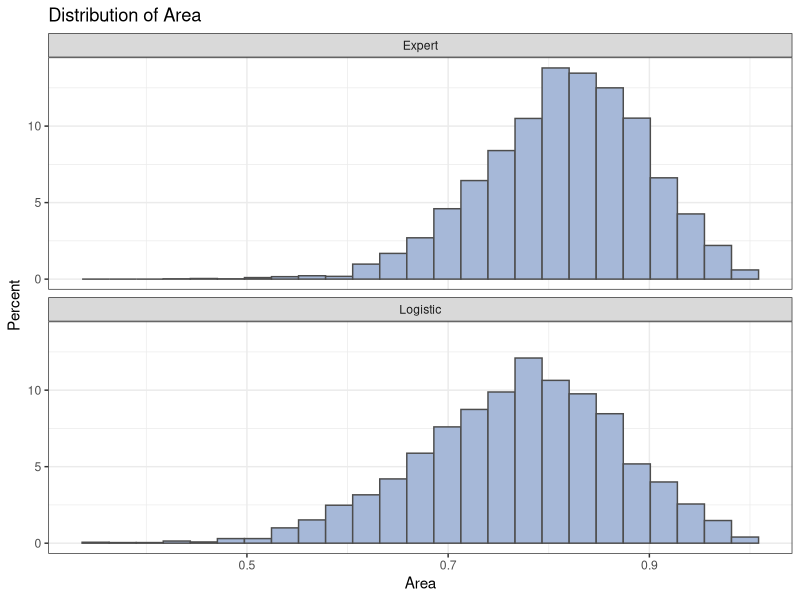
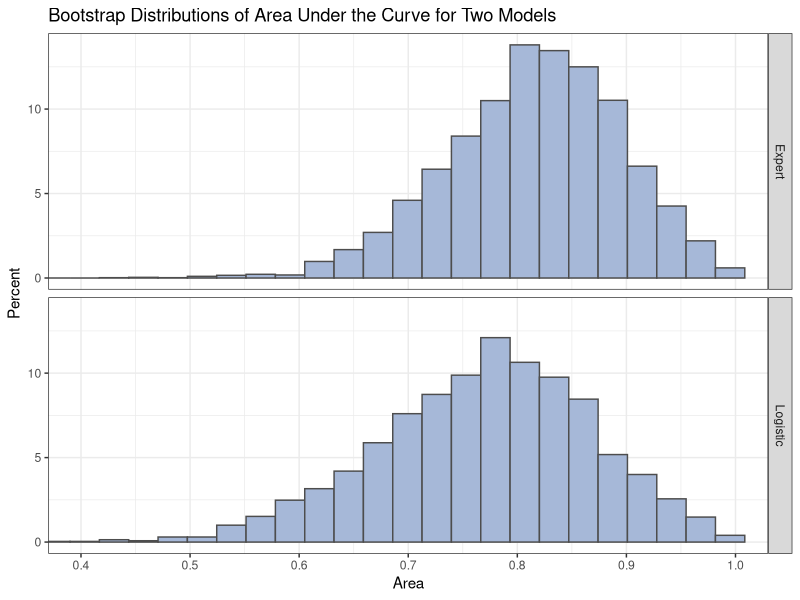

R code for these plots, in order:
## P097 - Bootstrap ROC (translation of P097_BootstrapROC.sas)
suppressPackageStartupMessages({
  library(dplyr)
  library(ggplot2)
})

out <- Sys.getenv("OUT_DIR")
if (out == "") out <- "."
dir.create(out, showWarnings = FALSE, recursive = TRUE)

## SAS-style rounding (half away from zero)
round_half_up <- function(x, d = 0) {
  m <- 10^d
  sign(x) * floor(abs(x) * m + 0.5 + 1e-9) / m
}
fmt <- function(x, w, d) formatC(round_half_up(x, d), width = w, format = "f", digits = d)
fmtp <- function(p, w = 8) ifelse(p < 0.0001, formatC("<.0001", width = w), fmt(p, w, 4))

## SAS percentile definition 5 (default) == R quantile type 2
pctl5 <- function(x, p) as.numeric(quantile(x, p, type = 2, names = FALSE))

txt <- character(0)
addtxt <- function(...) txt <<- c(txt, ...)

## ------------------------------------------------------------------
## data roc
## ------------------------------------------------------------------
vals <- c(
3.0,5.8,10,0, 3.2,6.3,5,1, 3.9,6.8,3,1, 2.8,4.8,6,0,
3.2,5.8,3,1, 0.9,4.0,5,0, 2.5,5.7,8,0, 1.6,5.6,5,1,
3.8,5.7,5,1, 3.7,6.7,6,1, 3.2,5.4,4,1, 3.8,6.6,6,1,
4.1,6.6,5,1, 3.6,5.7,5,1, 4.3,7.0,4,1, 3.6,6.7,4,0,
2.3,4.4,6,1, 4.2,7.6,4,0, 4.0,6.6,6,0, 3.5,5.8,6,1,
3.8,6.8,7,1, 3.0,4.7,8,0, 4.5,7.4,5,1, 3.7,7.4,5,1,
3.1,6.6,6,1, 4.1,8.2,6,1, 4.3,7.0,5,1, 4.3,6.5,4,1,
3.2,5.1,5,1, 2.6,4.7,6,1, 3.3,6.8,6,0, 1.7,4.0,7,0,
3.7,6.1,5,1, 3.3,6.3,7,1, 4.2,7.7,6,1, 3.5,6.2,5,1,
2.9,5.7,9,0, 2.1,4.8,7,1, 2.8,6.2,8,0, 4.0,7.0,7,1,
3.3,5.7,6,1, 3.7,6.9,5,1, 3.6,6.6,5,1)
m <- matrix(vals, ncol = 4, byrow = TRUE)
roc <- data.frame(alb = m[,1], tp = m[,2], totscore = 10 - m[,3], popind = m[,4])

## ------------------------------------------------------------------
## proc logistic: model popind(event='0') = alb tp totscore
## ------------------------------------------------------------------
roc$ev <- as.integer(roc$popind == 0)
fit <- glm(ev ~ alb + tp + totscore, data = roc, family = binomial(),
           control = glm.control(epsilon = 1e-12, maxit = 100))
fit0 <- glm(ev ~ 1, data = roc, family = binomial())
LogiOut <- roc[, c("alb","tp","totscore","popind")]
LogiOut$LogiPred <- as.numeric(fitted(fit))
nobs <- nrow(roc)
n_ev <- sum(roc$ev); n_nev <- nobs - n_ev

addtxt("The LOGISTIC Procedure", "Model Information",
       "Data Set WORK.ROC", "Response Variable popind",
       "Number of Response Levels 2", "Model binary logit",
       "Optimization Technique Fisher's scoring", "",
       sprintf("Number of Observations Read %d", nobs),
       sprintf("Number of Observations Used %d", nobs), "",
       "Response Profile",
       "Ordered Value  popind  Total Frequency",
       sprintf("1  0  %d", n_ev), sprintf("2  1  %d", n_nev), "",
       "Probability modeled is popind=0.", "",
       "Model Convergence Status",
       "Convergence criterion (GCONV=1E-8) satisfied.", "")

## Model fit statistics
ll0 <- as.numeric(logLik(fit0)); ll1 <- as.numeric(logLik(fit))
k0 <- 1; k1 <- 4
m2ll0 <- -2*ll0; m2ll1 <- -2*ll1
fitstat <- data.frame(Criterion = c("AIC","SC","-2 Log L"),
                      InterceptOnly = c(m2ll0 + 2*k0, m2ll0 + k0*log(nobs), m2ll0),
                      InterceptAndCovariates = c(m2ll1 + 2*k1, m2ll1 + k1*log(nobs), m2ll1))
addtxt("Model Fit Statistics",
       sprintf("%-10s %12s %14s", "Criterion", "Intercept Only", "Intercept and Covariates"))
for (i in 1:3)
  addtxt(sprintf("%-10s %12s %14s", fitstat$Criterion[i],
                 fmt(fitstat$InterceptOnly[i],12,3), fmt(fitstat$InterceptAndCovariates[i],14,3)))
addtxt("")
write.csv(fitstat, file.path(out, "fitstatistics.csv"), row.names = FALSE, na = "")

## Global null tests
X <- model.matrix(fit)
y <- roc$ev
p0 <- mean(y)
U <- t(X) %*% (y - p0)
I0 <- p0*(1-p0) * t(X) %*% X
score <- as.numeric(t(U) %*% solve(I0) %*% U)
lr <- m2ll0 - m2ll1
b <- coef(fit)[-1]; V <- vcov(fit)[-1,-1]
wald <- as.numeric(t(b) %*% solve(V) %*% b)
gn <- data.frame(Test = c("Likelihood Ratio","Score","Wald"),
                 ChiSq = c(lr, score, wald), DF = 3,
                 ProbChiSq = pchisq(c(lr, score, wald), 3, lower.tail = FALSE))
addtxt("Testing Global Null Hypothesis: BETA=0",
       sprintf("%-18s %10s %4s %10s", "Test","Chi-Square","DF","Pr > ChiSq"))
for (i in 1:3)
  addtxt(sprintf("%-18s %10s %4d %10s", gn$Test[i], fmt(gn$ChiSq[i],10,4), 3L, fmtp(gn$ProbChiSq[i],10)))
addtxt("")
write.csv(gn, file.path(out, "globaltests.csv"), row.names = FALSE, na = "")

cf <- summary(fit)$coefficients
pe <- data.frame(Parameter = c("Intercept","alb","tp","totscore"),
                 DF = 1, Estimate = cf[,1], StdErr = cf[,2],
                 WaldChiSq = (cf[,1]/cf[,2])^2,
                 ProbChiSq = pchisq((cf[,1]/cf[,2])^2, 1, lower.tail = FALSE))
addtxt("Analysis of Maximum Likelihood Estimates",
       sprintf("%-10s %3s %10s %10s %10s %8s", "Parameter","DF","Estimate","StdErr","WaldChiSq","Pr>ChiSq"))
for (i in seq_len(nrow(pe)))
  addtxt(sprintf("%-10s %3d %10s %10s %10s %8s", pe$Parameter[i], 1L,
                 fmt(pe$Estimate[i],10,4), fmt(pe$StdErr[i],10,4),
                 fmt(pe$WaldChiSq[i],10,4), fmtp(pe$ProbChiSq[i],8)))
addtxt("")
write.csv(pe, file.path(out, "parameterestimates.csv"), row.names = FALSE, na = "")

## Odds ratios
zq <- qnorm(0.975)
orr <- data.frame(Effect = pe$Parameter[-1], OddsRatio = exp(pe$Estimate[-1]),
                  LowerCL = exp(pe$Estimate[-1] - zq*pe$StdErr[-1]),
                  UpperCL = exp(pe$Estimate[-1] + zq*pe$StdErr[-1]))
addtxt("Odds Ratio Estimates",
       sprintf("%-10s %10s %10s %10s", "Effect","Point Est","95% Lower","95% Upper"))
for (i in 1:3)
  addtxt(sprintf("%-10s %10s %10s %10s", orr$Effect[i], fmt(orr$OddsRatio[i],10,3),
                 fmt(orr$LowerCL[i],10,3), fmt(orr$UpperCL[i],10,3)))
addtxt("")
write.csv(orr, file.path(out, "oddsratios.csv"), row.names = FALSE, na = "")

## Association of predicted probabilities and observed responses (binned to 0.002)
pb <- round_half_up(LogiOut$LogiPred / 0.002) * 0.002
pe1 <- pb[y == 1]; pn1 <- pb[y == 0]
cmp <- outer(pe1, pn1, "-")
nc <- sum(cmp > 1e-12); nd <- sum(cmp < -1e-12); nt <- length(cmp) - nc - nd
npairs <- length(cmp)
assoc <- data.frame(PctConcordant = 100*nc/npairs, PctDiscordant = 100*nd/npairs,
                    PctTied = 100*nt/npairs, Pairs = npairs,
                    SomersD = (nc-nd)/npairs, Gamma = (nc-nd)/(nc+nd),
                    TauA = (nc-nd)/(0.5*nobs*(nobs-1)), c = (nc + 0.5*nt)/npairs)
addtxt("Association of Predicted Probabilities and Observed Responses",
       sprintf("Percent Concordant %6s   Somers' D %6s", fmt(assoc$PctConcordant,6,1), fmt(assoc$SomersD,6,3)),
       sprintf("Percent Discordant %6s   Gamma     %6s", fmt(assoc$PctDiscordant,6,1), fmt(assoc$Gamma,6,3)),
       sprintf("Percent Tied       %6s   Tau-a     %6s", fmt(assoc$PctTied,6,1), fmt(assoc$TauA,6,3)),
       sprintf("Pairs              %6d   c         %6s", npairs, fmt(assoc$c,6,3)), "")
write.csv(assoc, file.path(out, "association.csv"), row.names = FALSE, na = "")

## ------------------------------------------------------------------
## ExpertPred + merge
## ------------------------------------------------------------------
ExpertPred <- c(0.95,0.2,0.05,0.3,0.1,0.6,0.8,0.5,
                0.1,0.25,0.1,0.2,0.05,0.1,0.05,0.1,
                0.4,0.1,0.2,0.25,0.4,0.7,0.1,0.1,
                0.3,0.2,0.1,0.05,0.1,0.4,0.4,0.7,
                0.2,0.4,0.1,0.1,0.9,0.7,0.8,0.25,
                0.3,0.1,0.1)
Survival <- LogiOut
Survival$ExpertPred <- ExpertPred
write.csv(Survival, file.path(out, "survival.csv"), row.names = FALSE, na = "")

## ------------------------------------------------------------------
## ROC association (DeLong SE, 90% Wald CI)
## ------------------------------------------------------------------
psi_mat <- function(pred, ev) {
  e <- pred[ev == 1]; n <- pred[ev == 0]
  outer(e, n, function(a, b) (a > b) + 0.5 * (a == b))
}
roc_assoc <- function(pred, ev, alpha = 0.1) {
  P <- psi_mat(pred, ev)
  n1 <- nrow(P); n0 <- ncol(P)
  auc <- mean(P)
  V10 <- rowMeans(P); V01 <- colMeans(P)
  se <- sqrt(var(V10)/n1 + var(V01)/n0)
  z <- qnorm(1 - alpha/2)
  nc <- sum(P == 1); nd <- sum(P == 0)
  N <- length(pred)
  data.frame(Area = auc, StdErr = se, LowerArea = auc - z*se, UpperArea = auc + z*se,
             SomersD = (nc - nd)/(n1*n0), Gamma = (nc - nd)/(nc + nd),
             TauA = (nc - nd)/(0.5*N*(N - 1)))
}
ev <- as.integer(Survival$popind == 0)
ROCAssoc <- rbind(cbind(ROCModel = "Expert",   roc_assoc(Survival$ExpertPred, ev)),
                  cbind(ROCModel = "Logistic", roc_assoc(Survival$LogiPred, ev)))
addtxt("ROC Association Statistics",
       sprintf("%-10s %8s %8s %8s %8s %8s %8s %8s", "ROC Model","Area","StdErr",
               "90%Lower","90%Upper","SomersD","Gamma","Tau-a"))
for (i in 1:2)
  addtxt(sprintf("%-10s %8s %8s %8s %8s %8s %8s %8s", ROCAssoc$ROCModel[i],
                 fmt(ROCAssoc$Area[i],8,4), fmt(ROCAssoc$StdErr[i],8,4),
                 fmt(ROCAssoc$LowerArea[i],8,4), fmt(ROCAssoc$UpperArea[i],8,4),
                 fmt(ROCAssoc$SomersD[i],8,4), fmt(ROCAssoc$Gamma[i],8,4),
                 fmt(ROCAssoc$TauA[i],8,4)))
addtxt("")
write.csv(ROCAssoc, file.path(out, "rocassociation.csv"), row.names = FALSE, na = "")

## ------------------------------------------------------------------
## data Prob
## ------------------------------------------------------------------
Prob <- data.frame(x = 0.73, xbar = 0.8162, s = 0.0801)
Prob$z <- abs(Prob$xbar - Prob$x) / Prob$s
Prob$p <- 2 * pnorm(-Prob$z)
addtxt(sprintf("%6s %8s %8s %10s %10s", "x","xbar","s","z","p"),
       sprintf("%6s %8s %8s %10s %10s", "0.73","0.8162","0.0801",
               formatC(Prob$z, format = "f", digits = 5), formatC(Prob$p, format = "f", digits = 5)),
       "")
write.csv(Prob, file.path(out, "prob.csv"), row.names = FALSE, na = "")

## ------------------------------------------------------------------
## Bootstrap (surveyselect URS, samprate=1, reps=5000)
## (SAS RNG stream cannot be reproduced; results are statistically equivalent)
## ------------------------------------------------------------------
NumSamples <- 5000
N <- nrow(Survival)
set.seed(12345)
P_exp <- psi_mat(Survival$ExpertPred, ev)
P_log <- psi_mat(Survival$LogiPred, ev)
idx1 <- which(ev == 1); idx0 <- which(ev == 0)
area_exp <- numeric(NumSamples); area_log <- numeric(NumSamples)
for (r in seq_len(NumSamples)) {
  w <- tabulate(sample.int(N, N, replace = TRUE), nbins = N)   # NumberHits
  w1 <- w[idx1]; w0 <- w[idx0]
  den <- sum(w1) * sum(w0)
  area_exp[r] <- as.numeric(t(w1) %*% P_exp %*% w0) / den
  area_log[r] <- as.numeric(t(w1) %*% P_log %*% w0) / den
}
ROCEst <- rbind(data.frame(Replicate = 1:NumSamples, ROCModel = "Expert",   Area = area_exp),
                data.frame(Replicate = 1:NumSamples, ROCModel = "Logistic", Area = area_log)) %>%
  arrange(Replicate, ROCModel)
write.csv(ROCEst, file.path(out, "rocest.csv"), row.names = FALSE, na = "")

## ------------------------------------------------------------------
## proc means
## ------------------------------------------------------------------
means <- ROCEst %>% group_by(ROCModel) %>%
  summarise(NObs = n(), Mean = mean(Area), StdDev = sd(Area),
            P5 = pctl5(Area, .05), P95 = pctl5(Area, .95),
            P10 = pctl5(Area, .10), P90 = pctl5(Area, .90),
            P25 = pctl5(Area, .25), P75 = pctl5(Area, .75), .groups = "drop") %>%
  arrange(ROCModel)
addtxt("The MEANS Procedure", "Analysis Variable : Area",
       sprintf("%-10s %6s %8s %8s %8s %8s %8s %8s %8s %8s", "ROCModel","N Obs",
               "Mean","Std Dev","5th Pctl","95th Pctl","10th Pctl","90th Pctl",
               "25th Pctl","75th Pctl"))
for (i in seq_len(nrow(means)))
  addtxt(sprintf("%-10s %6d %8s %8s %8s %8s %8s %8s %8s %8s", means$ROCModel[i], means$NObs[i],
                 fmt(means$Mean[i],8,4), fmt(means$StdDev[i],8,4), fmt(means$P5[i],8,4),
                 fmt(means$P95[i],8,4), fmt(means$P10[i],8,4), fmt(means$P90[i],8,4),
                 fmt(means$P25[i],8,4), fmt(means$P75[i],8,4)))
addtxt("")
write.csv(means, file.path(out, "means.csv"), row.names = FALSE, na = "")

## ------------------------------------------------------------------
## proc univariate -> WidePctls ; proc print
## ------------------------------------------------------------------
WidePctls <- ROCEst %>% group_by(ROCModel) %>%
  summarise(Mean = mean(Area), Std = sd(Area),
            P_2_5 = pctl5(Area, .025), P_97_5 = pctl5(Area, .975), .groups = "drop") %>%
  arrange(ROCModel)
addtxt(sprintf("%-10s %8s %10s %12s %12s", "ROCModel","BootMean","BootStdErr",
               "95% Lower CL","95% Upper CL"))
for (i in seq_len(nrow(WidePctls)))
  addtxt(sprintf("%-10s %8s %10s %12s %12s", WidePctls$ROCModel[i],
                 fmt(WidePctls$Mean[i],6,4), fmt(WidePctls$Std[i],6,4),
                 fmt(WidePctls$P_2_5[i],6,4), fmt(WidePctls$P_97_5[i],6,4)))
addtxt("")
write.csv(WidePctls, file.path(out, "widepctls.csv"), row.names = FALSE, na = "")

writeLines(txt, file.path(out, "P097.txt"))
## combined table body CSV
body <- bind_rows(
  means %>% mutate(Table = "Means") %>% rename(Std = StdDev),
  WidePctls %>% mutate(Table = "WidePctls"),
  ROCAssoc %>% mutate(Table = "ROCAssociation"))
write.csv(body, file.path(out, "P097.csv"), row.names = FALSE, na = "")

## ------------------------------------------------------------------
## Figures
## ------------------------------------------------------------------
p1 <- ggplot(ROCEst, aes(x = Area)) +
  geom_histogram(aes(y = after_stat(100 * count / tapply(count, PANEL, sum)[PANEL])),
                 bins = 25, fill = "#A6B8D8", colour = "grey30") +
  facet_wrap(~ROCModel, ncol = 1) +
  labs(y = "Percent", title = "Distribution of Area") + theme_bw()
ggsave(file.path(out, "histogram.png"), p1, width = 6.4, height = 4.8, dpi = 100)
write.csv(ROCEst, file.path(out, "histogram.csv"), row.names = FALSE, na = "")

p2 <- ggplot(ROCEst, aes(x = Area)) +
  geom_histogram(aes(y = after_stat(100 * count / tapply(count, PANEL, sum)[PANEL])),
                 bins = 25, fill = "#A6B8D8", colour = "grey30") +
  facet_grid(ROCModel ~ .) +
  scale_x_continuous(breaks = seq(0.4, 1, 0.1)) +
  coord_cartesian(xlim = c(0.4, 1)) +
  labs(y = "Percent",
       title = "Bootstrap Distributions of Area Under the Curve for Two Models") +
  theme_bw()
ggsave(file.path(out, "sgpanel.png"), p2, width = 6.4, height = 4.81, dpi = 100)
write.csv(ROCEst, file.path(out, "sgpanel.csv"), row.names = FALSE, na = "")

message("P097 done")
